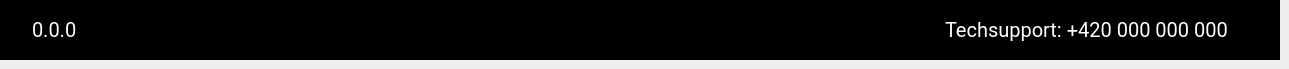
    <widget class="QWidget" name="i9Page">
     <widget class="QFrame" name="i9FrLogo">
      <property name="geometry">
       <rect>
        <x>0</x>
        <y>0</y>
        <width>1280</width>
        <height>60</height>
       </rect>
      </property>
      <property name="styleSheet">
       <string notr="true">background-color:rgb(0, 0, 0);</string>
      </property>
      <property name="frameShape">
       <enum>QFrame::StyledPanel</enum>
      </property>
      <property name="frameShadow">
       <enum>QFrame::Raised</enum>
      </property>
      <widget class="QLabel" name="i9LblLogo">
       <property name="geometry">
        <rect>
         <x>578</x>
         <y>13</y>
         <width>124</width>
         <height>34</height>
        </rect>
       </property>
       <property name="text">
        <string>&lt;html&gt;&lt;head/&gt;&lt;body&gt;&lt;p&gt;&lt;img src=&quot;:/res/pic/Frame.png&quot;/&gt;&lt;/p&gt;&lt;/body&gt;&lt;/html&gt;</string>
       </property>
      </widget>
      <widget class="QLabel" name="i9LblNumbPage">
       <property name="geometry">
        <rect>
         <x>32</x>
         <y>18</y>
         <width>120</width>
         <height>24</height>
        </rect>
       </property>
       <property name="font">
        <font>
         <family>Roboto</family>
         <pointsize>15</pointsize>
        </font>
       </property>
       <property name="styleSheet">
        <string notr="true">color:rgb(255, 255, 255);
qproperty-alignment: AlignLeft;</string>
       </property>
       <property name="text">
        <string>0.0.0</string>
       </property>
      </widget>
      <widget class="QLabel" name="i9LblTech">
       <property name="geometry">
        <rect>
         <x>945</x>
         <y>18</y>
         <width>303</width>
         <height>24</height>
        </rect>
       </property>
       <property name="font">
        <font>
         <family>Roboto</family>
         <pointsize>15</pointsize>
        </font>
       </property>
       <property name="styleSheet">
        <string notr="true">color:rgb(255, 255, 255);
qproperty-alignment: AlignLeft;</string>
       </property>
       <property name="text">
        <string>Techsupport: +420 000 000 000</string>
       </property>
      </widget>
     </widget>
    </widget>
